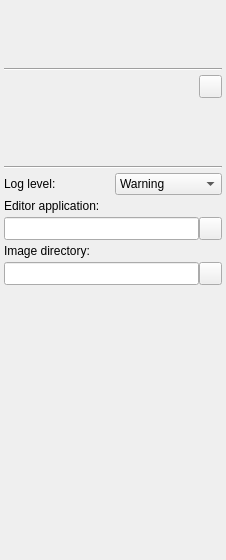
<?xml version="1.0" encoding="UTF-8"?>
<ui version="4.0">
 <class>ConfigurationToolbox</class>
 <widget class="QWidget" name="ConfigurationToolbox">
  <property name="geometry">
   <rect>
    <x>0</x>
    <y>0</y>
    <width>226</width>
    <height>560</height>
   </rect>
  </property>
  <property name="sizePolicy">
   <sizepolicy hsizetype="Fixed" vsizetype="Preferred">
    <horstretch>0</horstretch>
    <verstretch>0</verstretch>
   </sizepolicy>
  </property>
  <property name="minimumSize">
   <size>
    <width>226</width>
    <height>560</height>
   </size>
  </property>
  <property name="maximumSize">
   <size>
    <width>226</width>
    <height>16777215</height>
   </size>
  </property>
  <property name="windowTitle">
   <string>Configuration</string>
  </property>
  <layout class="QVBoxLayout" name="verticalLayout">
   <property name="spacing">
    <number>4</number>
   </property>
   <property name="margin">
    <number>4</number>
   </property>
   <item>
    <widget class="QWidget" name="deviceSetSelectionWidget" native="true">
     <property name="minimumSize">
      <size>
       <width>0</width>
       <height>48</height>
      </size>
     </property>
     <property name="maximumSize">
      <size>
       <width>16777215</width>
       <height>208</height>
      </size>
     </property>
    </widget>
   </item>
   <item>
    <spacer name="verticalSpacer_9">
     <property name="orientation">
      <enum>Qt::Vertical</enum>
     </property>
     <property name="sizeType">
      <enum>QSizePolicy::Fixed</enum>
     </property>
     <property name="sizeHint" stdset="0">
      <size>
       <width>158</width>
       <height>12</height>
      </size>
     </property>
    </spacer>
   </item>
   <item>
    <widget class="Line" name="line">
     <property name="orientation">
      <enum>Qt::Horizontal</enum>
     </property>
    </widget>
   </item>
   <item>
    <layout class="QHBoxLayout" name="horizontalLayout">
     <property name="spacing">
      <number>4</number>
     </property>
     <item>
      <spacer name="horizontalSpacer">
       <property name="orientation">
        <enum>Qt::Horizontal</enum>
       </property>
       <property name="sizeHint" stdset="0">
        <size>
         <width>40</width>
         <height>20</height>
        </size>
       </property>
      </spacer>
     </item>
     <item>
      <widget class="QPushButton" name="pushButton_PopOut">
       <property name="minimumSize">
        <size>
         <width>23</width>
         <height>23</height>
        </size>
       </property>
       <property name="maximumSize">
        <size>
         <width>23</width>
         <height>23</height>
        </size>
       </property>
       <property name="toolTip">
        <string>Pop out (or back) tool state window</string>
       </property>
       <property name="text">
        <string/>
       </property>
       <property name="icon">
        <iconset resource="../../CommonWidgets/CommonWidgets.qrc">
         <normaloff>:/icons/Resources/icon_PopOut.png</normaloff>:/icons/Resources/icon_PopOut.png</iconset>
       </property>
       <property name="checkable">
        <bool>true</bool>
       </property>
      </widget>
     </item>
    </layout>
   </item>
   <item>
    <widget class="QWidget" name="toolStateDisplayWidget" native="true">
     <property name="minimumSize">
      <size>
       <width>0</width>
       <height>48</height>
      </size>
     </property>
    </widget>
   </item>
   <item>
    <spacer name="verticalSpacer_2">
     <property name="orientation">
      <enum>Qt::Vertical</enum>
     </property>
     <property name="sizeType">
      <enum>QSizePolicy::Fixed</enum>
     </property>
     <property name="sizeHint" stdset="0">
      <size>
       <width>20</width>
       <height>12</height>
      </size>
     </property>
    </spacer>
   </item>
   <item>
    <widget class="Line" name="line_2">
     <property name="orientation">
      <enum>Qt::Horizontal</enum>
     </property>
    </widget>
   </item>
   <item>
    <layout class="QHBoxLayout" name="horizontalLayout_2">
     <item>
      <widget class="QLabel" name="labelLogLevel">
       <property name="sizePolicy">
        <sizepolicy hsizetype="Preferred" vsizetype="Preferred">
         <horstretch>0</horstretch>
         <verstretch>0</verstretch>
        </sizepolicy>
       </property>
       <property name="text">
        <string>Log level:</string>
       </property>
      </widget>
     </item>
     <item>
      <widget class="QComboBox" name="comboBox_LogLevel">
       <property name="sizePolicy">
        <sizepolicy hsizetype="Preferred" vsizetype="Fixed">
         <horstretch>0</horstretch>
         <verstretch>0</verstretch>
        </sizepolicy>
       </property>
       <property name="toolTip">
        <string>Level of log entries that are displayed</string>
       </property>
       <property name="currentIndex">
        <number>1</number>
       </property>
       <item>
        <property name="text">
         <string>Error</string>
        </property>
       </item>
       <item>
        <property name="text">
         <string>Warning</string>
        </property>
       </item>
       <item>
        <property name="text">
         <string>Info</string>
        </property>
       </item>
       <item>
        <property name="text">
         <string>Debug</string>
        </property>
       </item>
       <item>
        <property name="text">
         <string>Trace</string>
        </property>
       </item>
      </widget>
     </item>
    </layout>
   </item>
   <item>
    <widget class="QLabel" name="label_EditorApplicationExecutable">
     <property name="toolTip">
      <string>Path of the editor application executable that is used to open configuration files</string>
     </property>
     <property name="text">
      <string>Editor application:</string>
     </property>
    </widget>
   </item>
   <item>
    <layout class="QHBoxLayout" name="horizontalLayout_3">
     <property name="spacing">
      <number>0</number>
     </property>
     <item>
      <widget class="QLineEdit" name="lineEdit_EditorApplicationExecutable">
       <property name="sizePolicy">
        <sizepolicy hsizetype="Expanding" vsizetype="Preferred">
         <horstretch>0</horstretch>
         <verstretch>0</verstretch>
        </sizepolicy>
       </property>
       <property name="toolTip">
        <string>Path of the editor application executable that is used to open configuration files</string>
       </property>
       <property name="readOnly">
        <bool>true</bool>
       </property>
      </widget>
     </item>
     <item>
      <widget class="QPushButton" name="pushButton_SelectEditorApplicationExecutable">
       <property name="sizePolicy">
        <sizepolicy hsizetype="Fixed" vsizetype="Fixed">
         <horstretch>0</horstretch>
         <verstretch>0</verstretch>
        </sizepolicy>
       </property>
       <property name="minimumSize">
        <size>
         <width>23</width>
         <height>23</height>
        </size>
       </property>
       <property name="maximumSize">
        <size>
         <width>23</width>
         <height>23</height>
        </size>
       </property>
       <property name="toolTip">
        <string>Select other device set configuration directory</string>
       </property>
       <property name="text">
        <string/>
       </property>
       <property name="icon">
        <iconset resource="../../CommonWidgets/CommonWidgets.qrc">
         <normaloff>:/icons/Resources/icon_OpenFile.png</normaloff>:/icons/Resources/icon_OpenFile.png</iconset>
       </property>
       <property name="iconSize">
        <size>
         <width>16</width>
         <height>16</height>
        </size>
       </property>
      </widget>
     </item>
    </layout>
   </item>
   <item>
    <widget class="QLabel" name="label_ImageDirectory">
     <property name="toolTip">
      <string>Directory that contains the usually used input images (to act as home for relative paths in device set configuration files)</string>
     </property>
     <property name="text">
      <string>Image directory:</string>
     </property>
    </widget>
   </item>
   <item>
    <layout class="QHBoxLayout" name="horizontalLayout_4">
     <property name="spacing">
      <number>0</number>
     </property>
     <item>
      <widget class="QLineEdit" name="lineEdit_ImageDirectory">
       <property name="sizePolicy">
        <sizepolicy hsizetype="Expanding" vsizetype="Preferred">
         <horstretch>0</horstretch>
         <verstretch>0</verstretch>
        </sizepolicy>
       </property>
       <property name="toolTip">
        <string>Directory that contains the usually used input images (to act as home for relative paths in device set configuration files)</string>
       </property>
       <property name="readOnly">
        <bool>true</bool>
       </property>
      </widget>
     </item>
     <item>
      <widget class="QPushButton" name="pushButton_SelectImageDirectory">
       <property name="sizePolicy">
        <sizepolicy hsizetype="Fixed" vsizetype="Fixed">
         <horstretch>0</horstretch>
         <verstretch>0</verstretch>
        </sizepolicy>
       </property>
       <property name="minimumSize">
        <size>
         <width>23</width>
         <height>23</height>
        </size>
       </property>
       <property name="maximumSize">
        <size>
         <width>23</width>
         <height>23</height>
        </size>
       </property>
       <property name="toolTip">
        <string>Select other device set configuration directory</string>
       </property>
       <property name="text">
        <string/>
       </property>
       <property name="icon">
        <iconset resource="../../CommonWidgets/CommonWidgets.qrc">
         <normaloff>:/icons/Resources/icon_OpenFile.png</normaloff>:/icons/Resources/icon_OpenFile.png</iconset>
       </property>
       <property name="iconSize">
        <size>
         <width>16</width>
         <height>16</height>
        </size>
       </property>
      </widget>
     </item>
    </layout>
   </item>
   <item>
    <spacer name="verticalSpacer">
     <property name="orientation">
      <enum>Qt::Vertical</enum>
     </property>
     <property name="sizeHint" stdset="0">
      <size>
       <width>20</width>
       <height>497</height>
      </size>
     </property>
    </spacer>
   </item>
  </layout>
 </widget>
 <resources>
  <include location="../../CommonWidgets/CommonWidgets.qrc"/>
 </resources>
 <connections/>
</ui>
